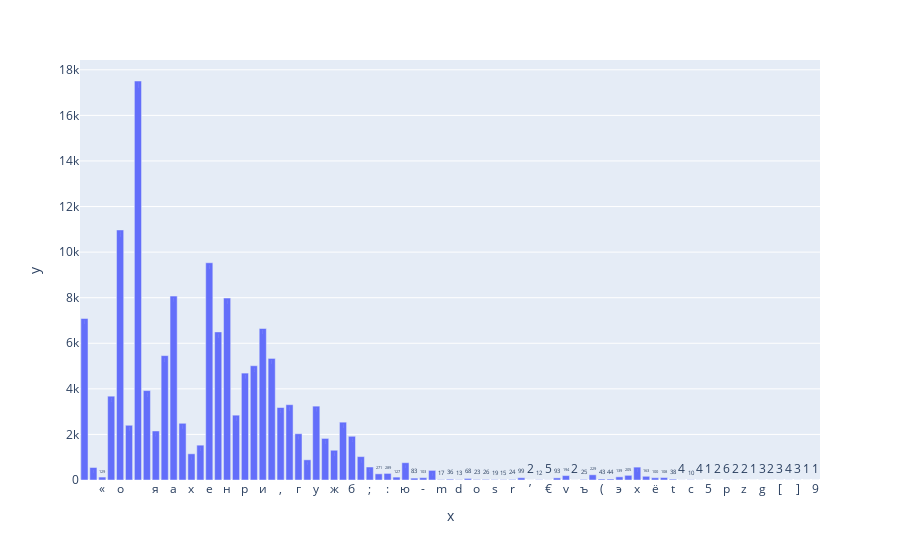

Write notebook code for a chart like this one.
### Code cell
from collections import Counter
import plotly.express as px
counter = Counter(text)
symb, freq = zip(*counter.items())

px.bar(x=symb, y=freq, text_auto=True)

### Figure 1 — Plotly figure (JSON) as saved in the notebook; plotly's stock layout.template omitted (floating-point values rounded to 4 significant figures)
{"data": [{"hovertemplate": "x=%{x}<br>y=%{y}<extra></extra>", "legendgroup": "", "marker": {"color": "#636efa", "pattern": {"shape": ""}}, "name": "", "orientation": "v", "showlegend": false, "textposition": "auto", "texttemplate": "%{y}", "type": "bar", "x": ["\n", "i", "«", "м", "о", "й", " ", "д", "я", "с", "а", "ы", "х", "ч", "е", "т", "н", "п", "р", "в", "и", "л", ",", "к", "г", "ш", "у", "з", "ж", "ь", "б", ".", ";", "!", ":", "»", "ю", "—", "-", "ц", "m", "a", "d", "e", "o", "n", "s", "u", "r", "l", "’", "b", "€", "ф", "v", "y", "ъ", "?", "(", ")", "э", "щ", "x", "…", "ё", "–", "t", "f", "c", "h", "5", "k", "p", "q", "z", "w", "g", "^", "[", "7", "]", "8", "9"], "xaxis": "x", "y": [7088, 549, 129, 3678, 10973, 2402, 17509, 3924, 2151, 5458, 8071, 2489, 1150, 1529, 9534, 6499, 7984, 2845, 4691, 5015, 6648, 5335, 3180, 3305, 2031, 886, 3241, 1824, 1306, 2538, 1919, 1027, 570, 271, 289, 127, 759, 83, 103, 422, 17, 36, 13, 68, 23, 26, 19, 15, 24, 99, 2, 12, 5, 93, 194, 2, 25, 229, 43, 44, 139, 205, 565, 163, 100, 108, 38, 4, 10, 4, 1, 2, 6, 2, 2, 1, 3, 2, 3, 4, 3, 1, 1], "yaxis": "y"}], "layout": {"barmode": "relative", "legend": {"tracegroupgap": 0}, "margin": {"t": 60}, "xaxis": {"anchor": "y", "domain": [0, 1], "title": {"text": "x"}}, "yaxis": {"anchor": "x", "domain": [0, 1], "title": {"text": "y"}}}}
